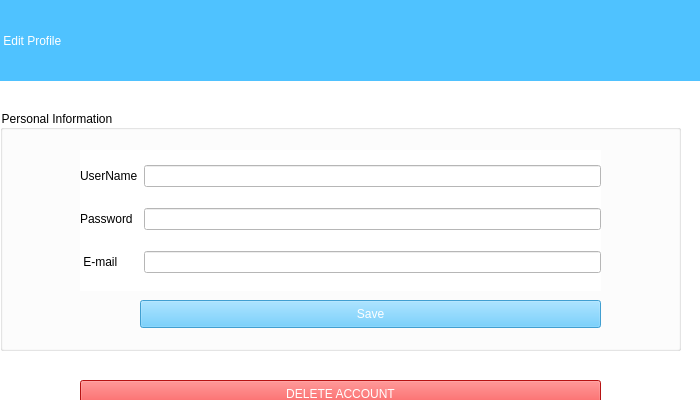
<?xml version="1.0" encoding="UTF-8"?>
<ui version="4.0">
 <class>userprofile</class>
 <widget class="QWidget" name="userprofile">
  <property name="geometry">
   <rect>
    <x>0</x>
    <y>0</y>
    <width>700</width>
    <height>400</height>
   </rect>
  </property>
  <property name="minimumSize">
   <size>
    <width>700</width>
    <height>400</height>
   </size>
  </property>
  <property name="maximumSize">
   <size>
    <width>700</width>
    <height>400</height>
   </size>
  </property>
  <property name="windowTitle">
   <string>Form</string>
  </property>
  <property name="styleSheet">
   <string notr="true">background-color: rgb(255, 255, 255);</string>
  </property>
  <widget class="QLabel" name="label">
   <property name="geometry">
    <rect>
     <x>0</x>
     <y>0</y>
     <width>701</width>
     <height>81</height>
    </rect>
   </property>
   <property name="styleSheet">
    <string notr="true">background-color: rgb(79, 194, 255);
color: rgb(255, 255, 255);
font: 16pt &quot;Impact&quot;;</string>
   </property>
   <property name="text">
    <string> Edit Profile</string>
   </property>
  </widget>
  <widget class="QGroupBox" name="groupBox">
   <property name="geometry">
    <rect>
     <x>0</x>
     <y>110</y>
     <width>681</width>
     <height>241</height>
    </rect>
   </property>
   <property name="styleSheet">
    <string notr="true">font: 8pt &quot;MoeumT R&quot;;
</string>
   </property>
   <property name="title">
    <string>Personal Information</string>
   </property>
   <widget class="QWidget" name="gridLayoutWidget">
    <property name="geometry">
     <rect>
      <x>80</x>
      <y>40</y>
      <width>521</width>
      <height>141</height>
     </rect>
    </property>
    <layout class="QGridLayout" name="gridLayout">
     <item row="2" column="0">
      <widget class="QLabel" name="label_3">
       <property name="text">
        <string>Password</string>
       </property>
      </widget>
     </item>
     <item row="1" column="0">
      <widget class="QLabel" name="label_2">
       <property name="text">
        <string>UserName</string>
       </property>
      </widget>
     </item>
     <item row="3" column="0">
      <widget class="QLabel" name="label_4">
       <property name="text">
        <string> E-mail</string>
       </property>
      </widget>
     </item>
     <item row="1" column="1">
      <widget class="QLineEdit" name="usertxt">
       <property name="enabled">
        <bool>false</bool>
       </property>
      </widget>
     </item>
     <item row="2" column="1">
      <widget class="QLineEdit" name="passtxt"/>
     </item>
     <item row="3" column="1">
      <widget class="QLineEdit" name="emailtxt"/>
     </item>
    </layout>
   </widget>
   <widget class="QPushButton" name="pushButton_2">
    <property name="enabled">
     <bool>false</bool>
    </property>
    <property name="geometry">
     <rect>
      <x>140</x>
      <y>190</y>
      <width>461</width>
      <height>28</height>
     </rect>
    </property>
    <property name="styleSheet">
     <string notr="true">background-color: rgb(79, 194, 255);
color: rgb(255, 255, 255);
font: 9pt &quot;Impact&quot;;
</string>
    </property>
    <property name="text">
     <string>Save</string>
    </property>
   </widget>
  </widget>
  <widget class="QPushButton" name="pushButton">
   <property name="geometry">
    <rect>
     <x>80</x>
     <y>380</y>
     <width>521</width>
     <height>28</height>
    </rect>
   </property>
   <property name="styleSheet">
    <string notr="true">color: rgb(255, 255, 255);
font: 13pt &quot;Impact&quot;;
background-color: rgb(255, 26, 26);</string>
   </property>
   <property name="text">
    <string>DELETE ACCOUNT</string>
   </property>
  </widget>
 </widget>
 <resources/>
 <connections/>
</ui>
